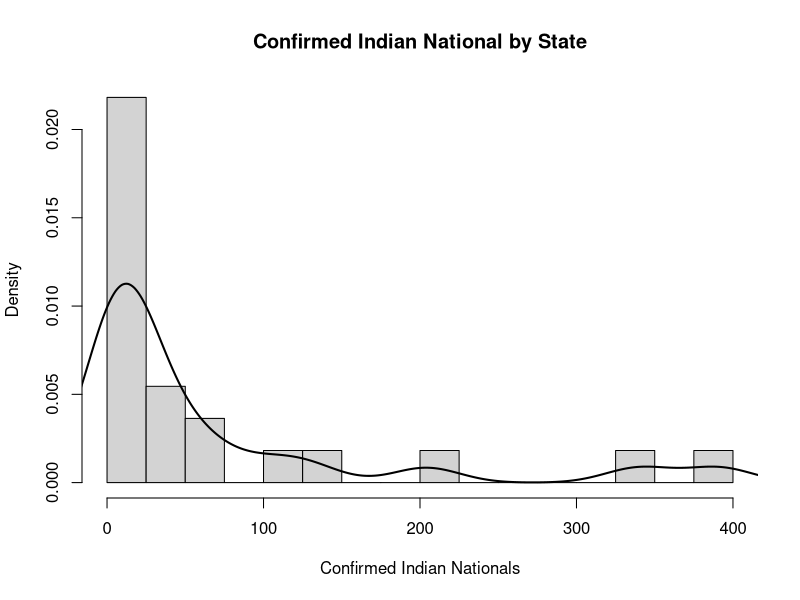
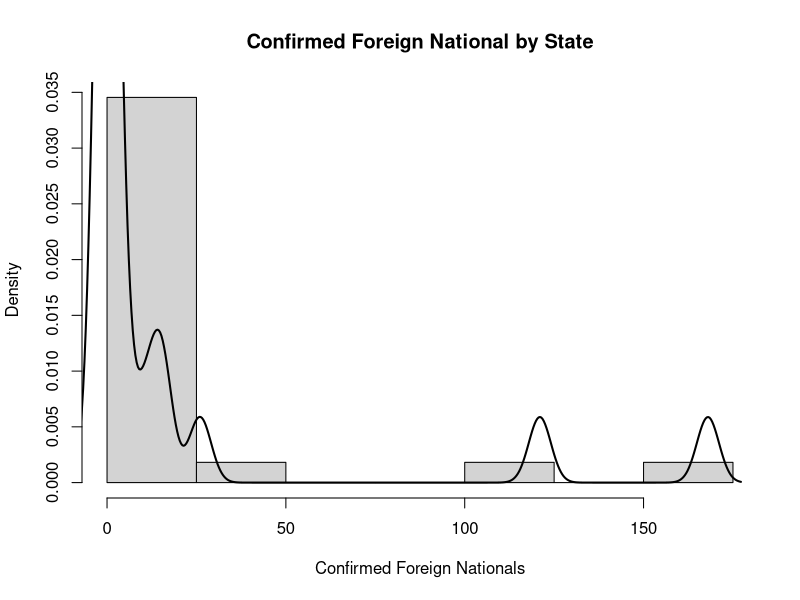
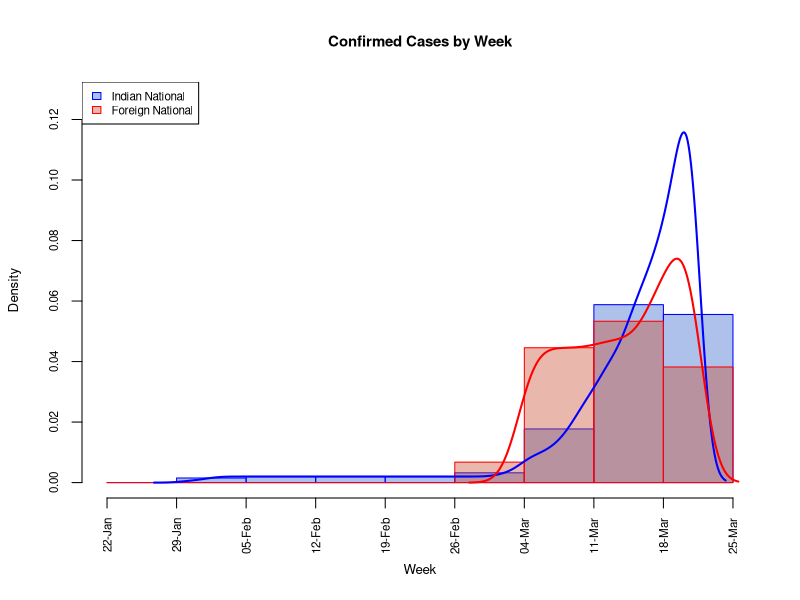
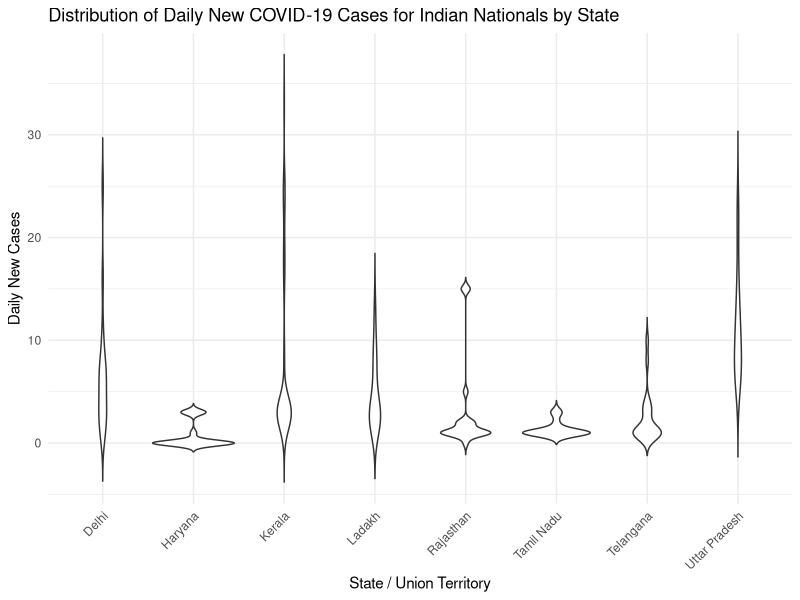
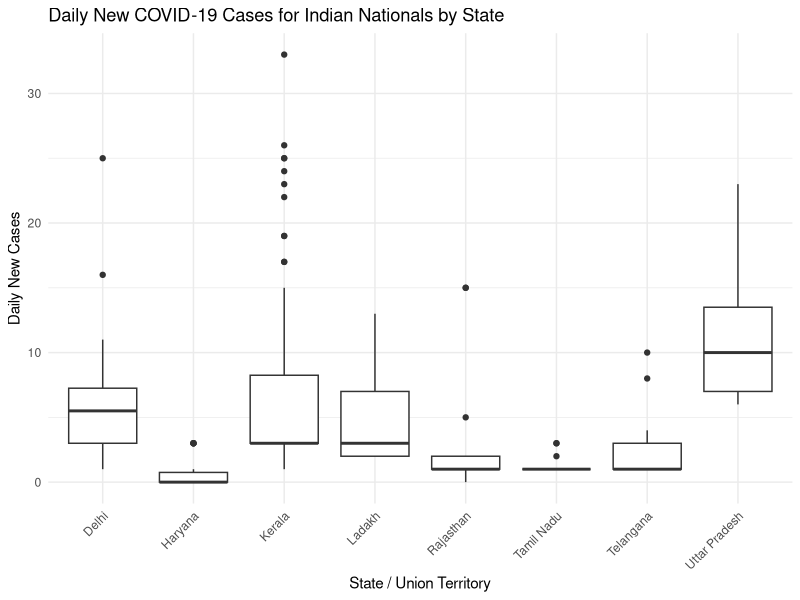
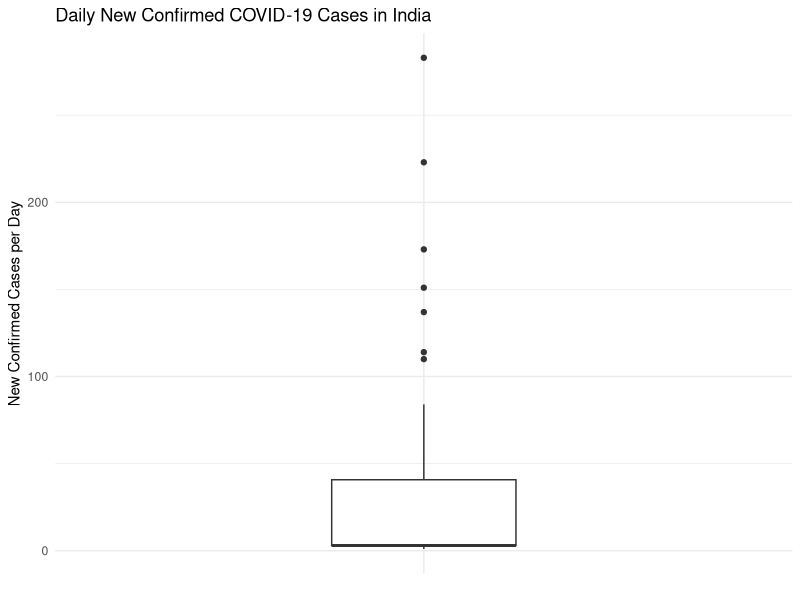

Source code (R) for these figures, in order:
setwd("~/GitHub/Numerical Analysis/unit-2")

library(readr)
library(dplyr)

# Load data
Covid19_India_Jan_20_Mar_20_ <- read_csv(
  "covid-data-set/Covid19 India (Jan 20 - Mar 20).csv"
)

d1 <- Covid19_India_Jan_20_Mar_20_


# Fix state / union territory names
d1_clean <- d1 %>%
  mutate(
    `State/UnionTerritory` = case_when(
      `State/UnionTerritory` == "Chattisgarh" ~ "Chhattisgarh",
      `State/UnionTerritory` == "Pondicherry" ~ "Puducherry",
      `State/UnionTerritory` == "Telengana" ~ "Telangana",
      `State/UnionTerritory` == "Union Territory of Chandigarh" ~ "Chandigarh",
      `State/UnionTerritory` == "Union Territory of Jammu and Kashmir" ~ "Jammu and Kashmir",
      `State/UnionTerritory` == "Union Territory of Ladakh" ~ "Ladakh",
      TRUE ~ `State/UnionTerritory`
    )
  )


# Combine data by state / union territory
combined_data <- d1_clean %>%
  select(-Sno) %>%
  group_by(`State/UnionTerritory`) %>%
  summarise(
    across(
      where(is.numeric),
      \(x) sum(x, na.rm = TRUE)
    )
  )


# Histogram: Confirmed Indian Nationals by State
hist(
  combined_data$ConfirmedIndianNational,
  breaks = seq(
    0,
    max(combined_data$ConfirmedIndianNational, na.rm = TRUE) + 25,
    by = 25
  ),
  probability = TRUE,
  main = "Confirmed Indian National by State",
  xlab = "Confirmed Indian Nationals"
)

lines(
  density(
    combined_data$ConfirmedIndianNational,
    na.rm = TRUE
  ),
  lwd = 2
)


# Histogram: Confirmed Foreign Nationals by State
hist(
  combined_data$ConfirmedForeignNational,
  breaks = seq(
    0,
    max(combined_data$ConfirmedForeignNational, na.rm = TRUE) + 25,
    by = 25
  ),
  probability = TRUE,
  main = "Confirmed Foreign National by State",
  xlab = "Confirmed Foreign Nationals"
)

lines(
  density(
    combined_data$ConfirmedForeignNational,
    na.rm = TRUE
  ),
  lwd = 2
)

#histopgram and density curves week by week
# Convert Date column
d1$Date <- as.Date(d1$Date, format = "%d-%m-%Y")

# Keep Jan to end of March 2020
d1_range <- subset(
  d1,
  Date >= as.Date("2020-01-01") &
    Date <= as.Date("2020-03-31")
)

# Repeat dates based on confirmed counts
indian_dates <- rep(
  d1_range$Date,
  times = d1_range$ConfirmedIndianNational
)

foreign_dates <- rep(
  d1_range$Date,
  times = d1_range$ConfirmedForeignNational
)

# Convert dates to numbers for plotting
indian_num <- as.numeric(indian_dates)
foreign_num <- as.numeric(foreign_dates)

# Weekly breaks
week_dates <- seq(
  as.Date("2020-01-22"),
  as.Date("2020-03-25"),
  by = "7 days"
)

# Numeric version of weekly breaks
week_breaks <- as.numeric(week_dates)

# Calculate histograms without plotting
hist_indian <- hist(
  indian_num,
  breaks = week_breaks,
  probability = TRUE,
  plot = FALSE
)

hist_foreign <- hist(
  foreign_num,
  breaks = week_breaks,
  probability = TRUE,
  plot = FALSE
)

# Density curves
density_indian <- density(indian_num)
density_foreign <- density(foreign_num)

# Find maximum height
max_y <- max(
  hist_indian$density,
  hist_foreign$density,
  density_indian$y,
  density_foreign$y
)

# Plot Indian histogram
hist(
  indian_num,
  breaks = week_breaks,
  probability = TRUE,
  col = rgb(0.2, 0.4, 0.8, 0.4),
  border = "blue",
  main = "Confirmed Cases by Week",
  xlab = "Week",
  ylab = "Density",
  xaxt = "n",
  ylim = c(0, max_y * 1.1),
  cex.main = 0.9,
  cex.lab = 0.8,
  cex.axis = 0.7
)

# Overlay foreign histogram
hist(
  foreign_num,
  breaks = week_breaks,
  probability = TRUE,
  col = rgb(0.8, 0.3, 0.2, 0.4),
  border = "red",
  add = TRUE
)

# Indian density curve
lines(
  density_indian,
  col = "blue",
  lwd = 2
)

# Foreign density curve
lines(
  density_foreign,
  col = "red",
  lwd = 2
)

# Add ONE custom weekly date axis
axis(
  1,
  at = week_breaks,
  labels = format(week_dates, "%d-%b"),
  las = 2,
  cex.axis = 0.7
)

# Legend
legend(
  "topleft",
  legend = c(
    "Indian National",
    "Foreign National"
  ),
  fill = c(
    rgb(0.2, 0.4, 0.8, 0.4),
    rgb(0.8, 0.3, 0.2, 0.4)
  ),
  border = c("blue", "red"),
  cex = 0.7
)


#violin and box plot of new cases by region

library(dplyr)
library(ggplot2)

top_states <- d1_clean %>%
  count(`State/UnionTerritory`) %>%
  arrange(desc(n)) %>%
  slice_head(n = 8) %>%
  pull(`State/UnionTerritory`)

plot_data <- d1_clean %>%
  filter(
    `State/UnionTerritory` %in% top_states
  )

ggplot(
  plot_data,
  aes(
    x = `State/UnionTerritory`,
    y = ConfirmedIndianNational
  )
) +
  geom_violin(trim = FALSE) +
  labs(
    title = "Distribution of Daily New COVID-19 Cases for Indian Nationals by State",
    x = "State / Union Territory",
    y = "Daily New Cases"
  ) +
  theme_minimal() +
  theme(
    axis.text.x = element_text(
      angle = 45,
      hjust = 1
    )
  )

ggplot(
  plot_data,
  aes(
    x = `State/UnionTerritory`,
    y = ConfirmedIndianNational
  )
) +
  geom_boxplot() +
  labs(
    title = "Daily New COVID-19 Cases for Indian Nationals by State",
    x = "State / Union Territory",
    y = "Daily New Cases"
  ) +
  theme_minimal() +
  theme(
    axis.text.x = element_text(
      angle = 45,
      hjust = 1
    )
  )

#box plot for average number of cases per day  for ConfirmedIndianNational and ConfirmedForeignNational combined

library(dplyr)
library(ggplot2)

d1$Date <- as.Date(
  d1$Date,
  format = "%d-%m-%Y"
)

daily_totals <- d1 %>%
  mutate(
    TotalNewCases =
      ConfirmedIndianNational +
      ConfirmedForeignNational
  ) %>%
  group_by(Date) %>%
  summarise(
    TotalNewCases = sum(TotalNewCases),
    .groups = "drop"
  )

ggplot(
  daily_totals,
  aes(
    x = "",
    y = TotalNewCases
  )
) +
  geom_boxplot(
    width = 0.3
  ) +
  labs(
    title = "Daily New Confirmed COVID-19 Cases in India",
    x = NULL,
    y = "New Confirmed Cases per Day"
  ) +
  theme_minimal()
